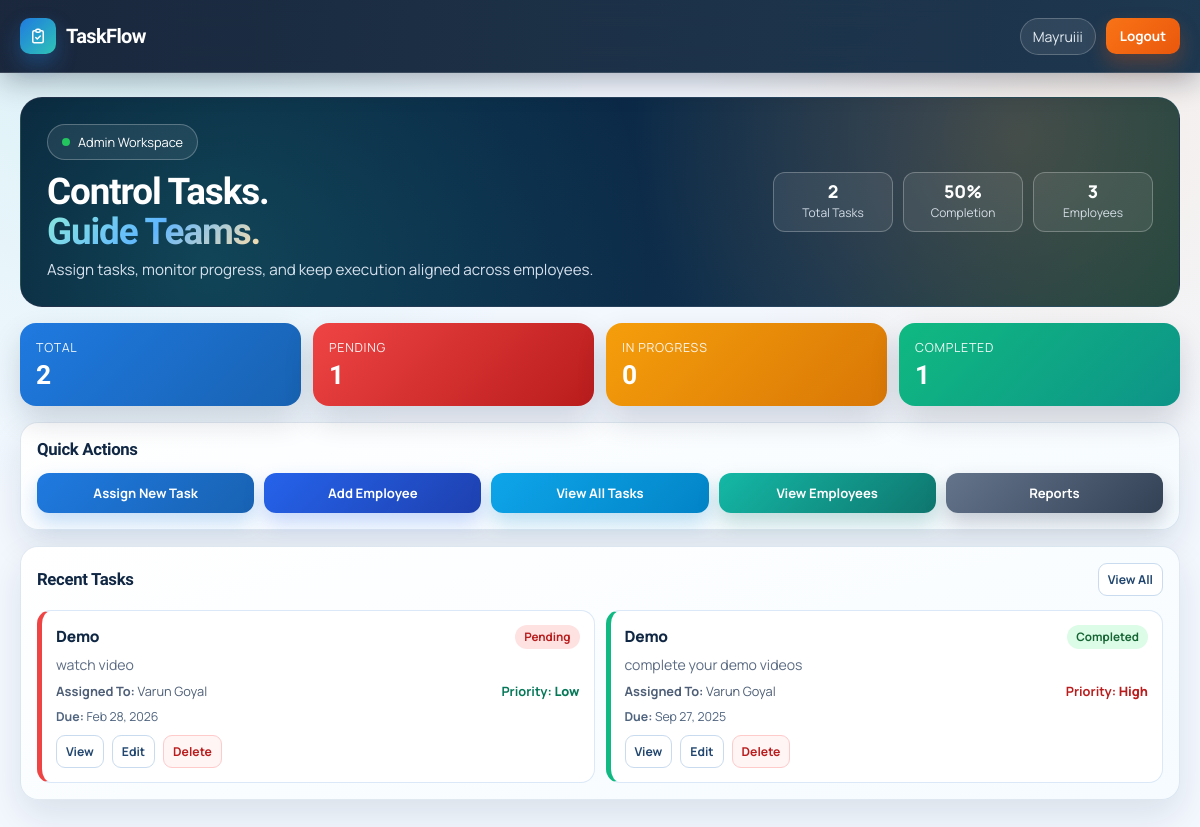
/task-admin/dashboard/ (signed in), run on the app's committed database.
### taskapp1/models.py (models this page shows, shortened)
class Task(models.Model):
    STATUS_CHOICES = [
        ('pending', 'Pending'),
        ('in_progress', 'In Progress'),
        ('completed', 'Completed'),
    ]
    PRIORITY_CHOICES = [
        ('low', 'Low'),
        ('medium', 'Medium'),
        ('high', 'High'),
    ]
    title = models.CharField(max_length=200)
    description = models.TextField()
    assigned_to = models.ForeignKey(User, on_delete=models.CASCADE, related_name='assigned_tasks')
    assigned_by = models.ForeignKey(User, on_delete=models.CASCADE, related_name='created_tasks')
    status = models.CharField(max_length=20, choices=STATUS_CHOICES, default='pending')
    priority = models.CharField(max_length=10, choices=PRIORITY_CHOICES, default='medium')
    due_date = models.DateTimeField()
    created_at = models.DateTimeField(auto_now_add=True)
    updated_at = models.DateTimeField(auto_now=True)
    class Meta:
        ordering = ['-created_at']

### taskapp1/views.py (the view)
# urls.py: path('task-admin/dashboard/', views.admin_dashboard, name='admin_dashboard'),
@login_required
def admin_dashboard(request):
    if not hasattr(request.user, 'userprofile') or request.user.userprofile.role != 'admin':
        messages.error(request, 'Access denied.')
        return redirect('landing_page')
    tasks = Task.objects.all()
    employees_count = User.objects.filter(userprofile__role='employee').count()
    total_tasks = tasks.count()
    pending_tasks = tasks.filter(status='pending').count()
    in_progress_tasks = tasks.filter(status='in_progress').count()
    completed_tasks = tasks.filter(status='completed').count()
    context = {
        'tasks': tasks[:10],  # Show latest 10 tasks
        'employees_count': employees_count,
        'total_tasks': total_tasks,
        'pending_tasks': pending_tasks,
        'in_progress_tasks': in_progress_tasks,
        'completed_tasks': completed_tasks,
    }
    return render(request, 'taskapp1/admin_dashboard.html', context)

### templates/taskapp1/admin_dashboard.html (shortened to what this page needs)
<!doctype html>
<html lang="en">
<head>
</head>
<body>
    <nav class="nav">
        <div class="page-container">
            <div class="nav-content">
                <a class="logo" href="{% url 'admin_dashboard' %}">
                    <span class="logo-icon">
                        <svg fill="none" stroke="currentColor" stroke-width="2" viewBox="0 0 24 24" width="18" height="18">
                            <path stroke-linecap="round" stroke-linejoin="round" d="M9 5H7a2 2 0 00-2 2v12a2 2 0 002 2h10a2 2 0 002-2V7a2 2 0 00-2-2h-2M9 5a2 2 0 002 2h2a2 2 0 002-2M9 5a2 2 0 012-2h2a2 2 0 012 2m-6 9l2 2 4-4"></path>
                        </svg>
                    </span>
                    <span class="logo-text">TaskFlow</span>
                </a>
                <div class="nav-actions">
                    <span class="user-pill">{{ user.get_full_name|default:user.username }}</span>
                    <a class="nav-btn nav-btn-logout" href="{% url 'logout' %}">Logout</a>
                </div>
            </div>
        </div>
    </nav>
    <main class="main">
        <div class="page-container">
            <section class="hero">
                <div class="hero-content">
                    <span class="hero-badge">
                        <span class="hero-badge-dot"></span>
                        Admin Workspace
                    </span>
                    <h1 class="hero-title">Control Tasks.<br><span class="hero-title-accent">Guide Teams.</span></h1>
                    <p class="hero-sub">Assign tasks, monitor progress, and keep execution aligned across employees.</p>
                </div>
                <div class="hero-meta">
                    <div class="hero-chip">
                        <span class="hero-chip-value">{{ total_tasks }}</span>
                        <span class="hero-chip-label">Total Tasks</span>
                    </div>
                    <div class="hero-chip">
                        {% if total_tasks %}
                            {% widthratio completed_tasks total_tasks 100 as completion_percent %}
                            <span class="hero-chip-value">{{ completion_percent }}%</span>
                        {% else %}
                            <span class="hero-chip-value">0%</span>
                        {% endif %}
                        <span class="hero-chip-label">Completion</span>
                    </div>
                    <div class="hero-chip">
                        <span class="hero-chip-value">{{ employees_count }}</span>
                        <span class="hero-chip-label">Employees</span>
                    </div>
                </div>
            </section>
            <section class="stats-grid">
                <article class="stat stat-total">
                    <div class="stat-label">Total</div>
                    <div class="stat-value">{{ total_tasks }}</div>
                </article>
                <article class="stat stat-pending">
                    <div class="stat-label">Pending</div>
                    <div class="stat-value">{{ pending_tasks }}</div>
                </article>
                <article class="stat stat-progress">
                    <div class="stat-label">In Progress</div>
                    <div class="stat-value">{{ in_progress_tasks }}</div>
                </article>
                <article class="stat stat-completed">
                    <div class="stat-label">Completed</div>
                    <div class="stat-value">{{ completed_tasks }}</div>
                </article>
            </section>
            <section class="panel">
                <div class="panel-head">
                    <h2 class="panel-title">Quick Actions</h2>
                </div>
                <div class="quick-actions">
                    <a href="{% url 'assign_task' %}" class="quick-btn qb-assign">Assign New Task</a>
                    <a href="{% url 'admin_add_employee' %}" class="quick-btn qb-add">Add Employee</a>
                    <a href="{% url 'all_tasks' %}" class="quick-btn qb-all">View All Tasks</a>
                    <a href="{% url 'admin_employees' %}" class="quick-btn qb-employees">View Employees</a>
                    <a href="{% url 'all_tasks' %}?status=completed" class="quick-btn qb-reports">Reports</a>
                </div>
            </section>
            <section class="panel">
                <div class="panel-head">
                    <h2 class="panel-title">Recent Tasks</h2>
                    <a href="{% url 'all_tasks' %}" class="task-btn">View All</a>
                </div>
                {% if tasks %}
                    <div class="tasks-grid">
                        {% for task in tasks %}
                            <article class="task-item task-{{ task.status }}">
                                <div class="task-title-row">
                                    <h3 class="task-title">{{ task.title }}</h3>
                                    <span class="task-status task-status-{{ task.status }}">{{ task.get_status_display }}</span>
                                </div>
                                <p class="task-desc">{{ task.description|truncatewords:15 }}</p>
                                <div class="task-meta">
                                    <span><strong>Assigned To:</strong> {{ task.assigned_to.get_full_name|default:task.assigned_to.username }}</span>
                                    <span class="priority-{{ task.priority }}"><strong>Priority:</strong> {{ task.get_priority_display }}</span>
                                </div>
                                <div class="task-due"><strong>Due:</strong> {{ task.due_date|date:"M d, Y" }}</div>
                                <div class="task-actions">
                                    <a href="{% url 'task_details' task.id %}" class="task-btn">View</a>
                                    <a href="{% url 'edit_task' task.id %}" class="task-btn">Edit</a>
                                    <a href="{% url 'delete_task' task.id %}" class="task-btn task-btn-danger" onclick="return confirm('Are you sure you want to delete this task?')">Delete</a>
                                </div>
                            </article>
                        {% endfor %}
                    </div>
                {% else %}
                    <div class="empty">
                        <p><strong>No tasks found.</strong></p>
                        <p><a href="{% url 'assign_task' %}">Create your first task.</a></p>
                    </div>
                {% endif %}
            </section>
        </div>
    </main>
</body>
</html>

### data on the page
Task: title "Demo", status "Pending", description "watch video", assigned_to.get_full_name "Varun Goyal", priority "Low", due_date "Feb 28, 2026"
Task: title "Demo", status "Completed", description "complete your demo videos", assigned_to.get_full_name "Varun Goyal", priority "High", due_date "Sep 27, 2025"

### other printed values
{{ user.get_full_name|default:user.username }} "Mayruiii"
{{ total_tasks }} "2"
{{ completion_percent }} "50"
{{ employees_count }} "3"
{{ pending_tasks }} "1"
{{ in_progress_tasks }} "0"
{{ completed_tasks }} "1"
